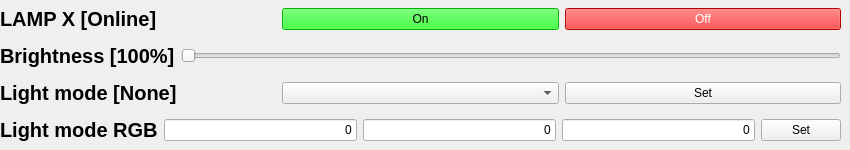
<?xml version="1.0" encoding="UTF-8"?>
<ui version="4.0">
 <class>Form</class>
 <widget class="QWidget" name="Form">
  <property name="geometry">
   <rect>
    <x>0</x>
    <y>0</y>
    <width>850</width>
    <height>150</height>
   </rect>
  </property>
  <property name="sizePolicy">
   <sizepolicy hsizetype="Preferred" vsizetype="Preferred">
    <horstretch>0</horstretch>
    <verstretch>0</verstretch>
   </sizepolicy>
  </property>
  <property name="windowTitle">
   <string>Lamp Controller</string>
  </property>
  <widget class="QWidget" name="verticalLayoutWidget">
   <property name="geometry">
    <rect>
     <x>0</x>
     <y>0</y>
     <width>841</width>
     <height>151</height>
    </rect>
   </property>
   <layout class="QVBoxLayout" name="verticalLayout">
    <item>
     <layout class="QHBoxLayout" name="layoutPower">
      <item>
       <widget class="QLabel" name="labelStatus">
        <property name="sizePolicy">
         <sizepolicy hsizetype="Preferred" vsizetype="Preferred">
          <horstretch>0</horstretch>
          <verstretch>0</verstretch>
         </sizepolicy>
        </property>
        <property name="font">
         <font>
          <pointsize>15</pointsize>
          <bold>true</bold>
         </font>
        </property>
        <property name="text">
         <string>LAMP X [Online]</string>
        </property>
       </widget>
      </item>
      <item>
       <widget class="QPushButton" name="btnTurnOn">
        <property name="toolTip">
         <string>Turn lamp on</string>
        </property>
        <property name="styleSheet">
         <string>background-color: lime;</string>
        </property>
        <property name="text">
         <string>On</string>
        </property>
       </widget>
      </item>
      <item>
       <widget class="QPushButton" name="btnTurnOff">
        <property name="toolTip">
         <string>Turn lamp off</string>
        </property>
        <property name="styleSheet">
         <string>background-color: red; color: white;</string>
        </property>
        <property name="text">
         <string>Off</string>
        </property>
       </widget>
      </item>
     </layout>
    </item>
    <item>
     <layout class="QHBoxLayout" name="layoutBrightness">
      <item>
       <widget class="QLabel" name="labelBrightness">
        <property name="font">
         <font>
          <pointsize>15</pointsize>
          <bold>true</bold>
         </font>
        </property>
        <property name="text">
         <string>Brightness [100%]</string>
        </property>
       </widget>
      </item>
      <item>
       <widget class="QSlider" name="sliderBrightness">
        <property name="toolTip">
         <string>Adjust brightness (10-100%)</string>
        </property>
        <property name="minimum">
         <number>10</number>
        </property>
        <property name="maximum">
         <number>100</number>
        </property>
        <property name="orientation">
         <enum>Qt::Orientation::Horizontal</enum>
        </property>
       </widget>
      </item>
     </layout>
    </item>
    <item>
     <layout class="QHBoxLayout" name="layoutScene">
      <item>
       <widget class="QLabel" name="labelScene">
        <property name="font">
         <font>
          <pointsize>15</pointsize>
          <bold>true</bold>
         </font>
        </property>
        <property name="text">
         <string>Light mode [None]</string>
        </property>
       </widget>
      </item>
      <item>
       <widget class="QComboBox" name="comboBoxScenes">
        <property name="toolTip">
         <string>Select a scene</string>
        </property>
       </widget>
      </item>
      <item>
       <widget class="QPushButton" name="btnSetScene">
        <property name="toolTip">
         <string>Apply selected scene</string>
        </property>
        <property name="text">
         <string>Set</string>
        </property>
       </widget>
      </item>
     </layout>
    </item>
    <item>
     <layout class="QHBoxLayout" name="layoutRGB">
      <item>
       <widget class="QLabel" name="labelRGB">
        <property name="font">
         <font>
          <pointsize>15</pointsize>
          <bold>true</bold>
         </font>
        </property>
        <property name="text">
         <string>Light mode RGB</string>
        </property>
       </widget>
      </item>
      <item>
       <widget class="QLineEdit" name="lineEditR">
        <property name="toolTip">
         <string>Red (0–255)</string>
        </property>
        <property name="text">
         <string>0</string>
        </property>
        <property name="alignment">
         <set>Qt::AlignmentFlag::AlignRight|Qt::AlignmentFlag::AlignTrailing|Qt::AlignmentFlag::AlignVCenter</set>
        </property>
       </widget>
      </item>
      <item>
       <widget class="QLineEdit" name="lineEditG">
        <property name="toolTip">
         <string>Green (0–255)</string>
        </property>
        <property name="text">
         <string>0</string>
        </property>
        <property name="alignment">
         <set>Qt::AlignmentFlag::AlignRight|Qt::AlignmentFlag::AlignTrailing|Qt::AlignmentFlag::AlignVCenter</set>
        </property>
       </widget>
      </item>
      <item>
       <widget class="QLineEdit" name="lineEditB">
        <property name="toolTip">
         <string>Blue (0–255)</string>
        </property>
        <property name="text">
         <string>0</string>
        </property>
        <property name="alignment">
         <set>Qt::AlignmentFlag::AlignRight|Qt::AlignmentFlag::AlignTrailing|Qt::AlignmentFlag::AlignVCenter</set>
        </property>
       </widget>
      </item>
      <item>
       <widget class="QPushButton" name="btnSetRGB">
        <property name="toolTip">
         <string>Apply RGB values</string>
        </property>
        <property name="text">
         <string>Set</string>
        </property>
       </widget>
      </item>
     </layout>
    </item>
   </layout>
  </widget>
 </widget>
 <resources/>
 <connections/>
</ui>
